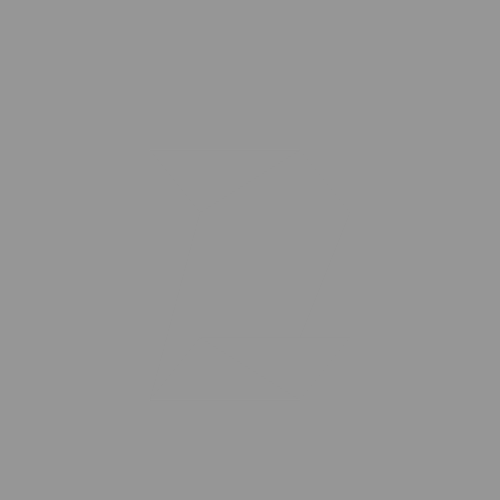
Frame 1 (no input)
Frame 60 (no input): identical to frame 1, image omitted
Frame 120 (the mouse pressed at the canvas centre since frame 60): identical to frame 1, image omitted

The p5.js sketch that drew this single still picture (run headless with seeded random() and noise() and a simulated clock; from frame 60 on, the mouse is pressed at the canvas centre):

// p5.js sketch
// ── sketch.js

const myString = "D"
const scalingFactor = 0.5;

const letterHeight = 500 * scalingFactor;
const letterWidth = 400 * scalingFactor; // make sure width is around half of height
const letterSpacing = 10;
const goldenRatio = 1.618

const canvasHeight = 500;
const canvasWidth = 500;

const drawStartX = 150//canvasWidth / 2 - (myString.length / 2) * letterWidth
const drawStartY = 150//canvasHeight / 2 - letterHeight / 2

const widthByFour = letterWidth * 0.25
const widthThreeFourth = letterWidth * 0.75



function draw_D_triangle() {

  // normalised points to draw D with triangles
  let triangles = [
    [0, 0, 0.25, 0.25, 0.75, 0],
    [0.25, 0.25, 0.75, 0.25, 0.75, 0],
    [0.75, 0, 0.75, 0.25, 1, 0.25],
    [1, 0.25, 0.75, 0.25, 0.75, 0.75],
    [1, 0.25, 1, 0.75, 0.75, 0.75],
    [1, 0.75, 0.75, 1, 0.75, 0.75],
    [0.75, 0.75, 0.75, 1, 0.25, 0.75],
    [0.75, 1, 0.25, 0.75, 0, 1],
    [0, 1, 0.25, 0.25, 0.25, 0.75],
    [0, 1, 0, 0, 0.25, 0.25]
  ];



  for (let t of triangles) {
    triangle(
      drawStartX + t[0] * letterWidth,
      drawStartY + t[1] * letterHeight,
      drawStartX + t[2] * letterWidth,
      drawStartY + t[3] * letterHeight,
      drawStartX + t[4] * letterWidth,
      drawStartY + t[5] * letterHeight
    );
  }
}

function draw_D_line(startX, startY) {

  // normalised points to draw D with lines

  let points = [
    [0, 0, 0.75, 0],
    [0.75, 0, 1, 0.25],
    [1, 0.25, 1, 0.75],
    [1, 0.75, 0.75, 1],
    [0.75, 1, 0, 1],
    [0, 1, 0, 0]
  ];

  for (let p of points) {
    line(drawStartX + p[0] * letterWidth, drawStartY + p[1] * letterHeight, drawStartX + p[2] * letterWidth, drawStartY + p[3] * letterHeight);
  
  }

}

function drawNameWithLines ()
{
// insert your code here to draw the letters of your name 
// using only lines()
  draw_D_line();
}

function drawNameWithTriangles ()
{
// insert your code here to draw the letters of your name 
// using only ltriangles()
  draw_D_triangle();
}

// --------------------------------------------------------------------------------------------
//
// Do not edit below this line
//
// --------------------------------------------------------------------------------------------

doLine = false;
doTri = false;

function setup() {
  backgroundColor = color(150, 150, 150);
  createCanvas(500, 500);
  background(backgroundColor);
  // strokeWeight(10);
}

function draw() {
  backgroundColor = color(150, 150, 150);
  lineColor = color(0, 0, 0);
  fillColor = color(255, 0, 0);

  
  if (doTri) {
    fill(fillColor);
    stroke(fillColor);
  } else {
    fill(backgroundColor);
    stroke(backgroundColor);
  }
  drawNameWithTriangles();
  if (doLine) stroke(lineColor);
  else stroke(backgroundColor);
  drawNameWithLines();

}

function keyPressed() {
  if (key == 'l') doLine = !doLine;
  if (key == 't') doTri = !doTri;
}
